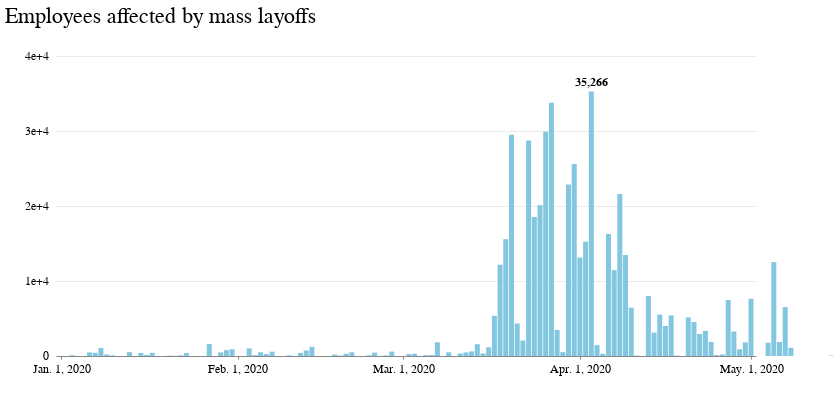

Notebook source saved alongside this figure:
### Code cell
warn_chart = alt.Chart((warngroupday.query("date > '01/01/2020'")))\
    .mark_bar(size=5)\
    .encode(
    x=alt.X('date:T', title=' ', axis=alt.Axis(grid=False, tickCount=6, format='%b. %-d, %Y'),\
            scale=alt.Scale(domain=('2020-01-01', '2020-05-01'))),
    y=alt.Y('employees_effected:Q', title=' ', axis=alt.Axis(gridWidth=.6,\
     gridColor='#dddddd',offset=6,tickSize=0,domainOpacity=0,tickCount=4, format=''),\
           scale=alt.Scale(domain=(0, 40000)))
).properties(width=700, height=300,
     title='Employees affected by mass layoffs'
 )

warn_chart_text_today = (
    alt.Chart((warngroupday.query("employees_effected == employees_effected.max()")))\
    .mark_text(dy=-10, color="#000000", font='Benton Gothic', fontWeight='bolder', fontSize=12)
    .encode(x=alt.X("date:T"), y=alt.Y("employees_effected:Q"), text=alt.Text("employees_effected:Q",format=','))
)

(warn_chart + warn_chart_text_today).configure_view(strokeOpacity=0).configure_legend(
    orient='top',
    symbolType='stroke'
)

### Figure 1 — Vega-Lite specification as saved in the notebook (floating-point values rounded to 4 significant figures)
{"config": {"view": {"width": 800, "height": 450, "strokeOpacity": 0}, "background": "#ffffff", "title": {"anchor": "start", "font": "Benton Gothic Bold, sans", "fontColor": "#000000", "fontSize": 22, "fontWeight": "normal"}, "arc": {"fill": "#82c6df"}, "area": {"fill": "#82c6df"}, "line": {"stroke": "#82c6df", "strokeWidth": 3}, "path": {"stroke": "#82c6df"}, "rect": {"fill": "#82c6df"}, "shape": {"stroke": "#82c6df"}, "bar": {"fill": "#82c6df"}, "point": {"stroke": "#82c6df"}, "symbol": {"fill": "#82c6df", "size": 30}, "axis": {"titleFont": "Benton Gothic Bold, sans", "titleFontSize": 13, "titleFontWeight": "normal", "labelFont": "Benton Gothic, sans", "labelFontSize": 11.5, "labelFontWeight": "normal"}, "axisX": {"labelAngle": 0, "labelPadding": 4, "tickSize": 3}, "axisY": {"labelBaseline": "middle", "maxExtent": 45, "minExtent": 45, "tickSize": 2, "titleAlign": "left", "titleAngle": 0, "titleX": -45, "titleY": -11}, "legend": {"titleFont": "Benton Gothic Bold, sans", "titleFontSize": 13, "titleFontWeight": "normal", "symbolType": "stroke", "labelFont": "Benton Gothic, sans", "labelFontSize": 11.5, "orient": "top"}, "range": {"category": ["#3580b1", "#ec8431", "#ab7fb4", "#c89d29", "#adc839", "#829eb1"], "diverging": ["#e68a4f", "#f4bb6a", "#f9e39c", "#dadfe2", "#a6b7c6", "#849eae"], "heatmap": ["#fbf2c7", "#f9e39c", "#f8d36e", "#f4bb6a", "#e68a4f", "#d15a40", "#ab4232"], "ordinal": ["#fbf2c7", "#f9e39c", "#f8d36e", "#f4bb6a", "#e68a4f", "#d15a40", "#ab4232"], "ramp": ["#fbf2c7", "#f9e39c", "#f8d36e", "#f4bb6a", "#e68a4f", "#d15a40", "#ab4232"]}}, "layer": [{"data": {"name": "data-611ffb82e462dd667200186bd8340ece"}, "mark": {"type": "bar", "size": 5}, "encoding": {"x": {"type": "temporal", "axis": {"format": "%b. %-d, %Y", "grid": false, "tickCount": 6}, "field": "date", "scale": {"domain": ["2020-01-01", "2020-05-01"]}, "title": " "}, "y": {"type": "quantitative", "axis": {"domainOpacity": 0, "format": "", "gridColor": "#dddddd", "gridWidth": 0.6, "offset": 6, "tickCount": 4, "tickSize": 0}, "field": "employees_effected", "scale": {"domain": [0, 40000]}, "title": " "}}, "height": 300, "title": "Employees affected by mass layoffs", "width": 700}, {"data": {"name": "data-bcc75655e104c26b77a034c056a34224"}, "mark": {"type": "text", "color": "#000000", "dy": -10, "font": "Benton Gothic", "fontSize": 12, "fontWeight": "bolder"}, "encoding": {"text": {"type": "quantitative", "field": "employees_effected", "format": ","}, "x": {"type": "temporal", "field": "date"}, "y": {"type": "quantitative", "field": "employees_effected"}}}], "$schema": "https://vega.github.io/schema/vega-lite/v4.0.2.json", "datasets": {"data-611ffb82e462dd667200186bd8340ece": [{"date": "2020-01-03T00:00:00", "employees_effected": 108.0}, {"date": "2020-01-06T00:00:00", "employees_effected": 481.0}, {"date": "2020-01-07T00:00:00", "employees_effected": 425.0}, {"date": "2020-01-08T00:00:00", "employees_effected": 1062.0}, {"date": "2020-01-09T00:00:00", "employees_effected": 193.0}, {"date": "2020-01-10T00:00:00", "employees_effected": 80.0}, {"date": "2020-01-13T00:00:00", "employees_effected": 513.0}, {"date": "2020-01-15T00:00:00", "employees_effected": 411.0}, {"date": "2020-01-16T00:00:00", "employees_effected": 119.0}, {"date": "2020-01-17T00:00:00", "employees_effected": 419.0}, {"date": "2020-01-20T00:00:00", "employees_effected": 50.0}, {"date": "2020-01-21T00:00:00", "employees_effected": 13.0}, {"date": "2020-01-22T00:00:00", "employees_effected": 97.0}, {"date": "2020-01-23T00:00:00", "employees_effected": 393.0}, {"date": "2020-01-27T00:00:00", "employees_effected": 1585.0}, {"date": "2020-01-29T00:00:00", "employees_effected": 482.0}, {"date": "2020-01-30T00:00:00", "employees_effected": 780.0}, {"date": "2020-01-31T00:00:00", "employees_effected": 893.0}, {"date": "2020-02-01T00:00:00", "employees_effected": 0.0}, {"date": "2020-02-03T00:00:00", "employees_effected": 1013.0}, {"date": "2020-02-04T00:00:00", "employees_effected": 114.0}, {"date": "2020-02-05T00:00:00", "employees_effected": 498.0}, {"date": "2020-02-06T00:00:00", "employees_effected": 273.0}, {"date": "2020-02-07T00:00:00", "employees_effected": 572.0}, {"date": "2020-02-10T00:00:00", "employees_effected": 92.0}, {"date": "2020-02-12T00:00:00", "employees_effected": 418.0}, {"date": "2020-02-13T00:00:00", "employees_effected": 738.0}, {"date": "2020-02-14T00:00:00", "employees_effected": 1217.0}, {"date": "2020-02-18T00:00:00", "employees_effected": 195.0}, {"date": "2020-02-19T00:00:00", "employees_effected": 60.0}, {"date": "2020-02-20T00:00:00", "employees_effected": 297.0}, {"date": "2020-02-21T00:00:00", "employees_effected": 497.0}, {"date": "2020-02-24T00:00:00", "employees_effected": 93.0}, {"date": "2020-02-25T00:00:00", "employees_effected": 453.0}, {"date": "2020-02-26T00:00:00", "employees_effected": 9.0}, {"date": "2020-02-27T00:00:00", "employees_effected": 71.0}, {"date": "2020-02-28T00:00:00", "employees_effected": 587.0}, {"date": "2020-03-01T00:00:00", "employees_effected": 0.0}, {"date": "2020-03-02T00:00:00", "employees_effected": 256.0}, {"date": "2020-03-03T00:00:00", "employees_effected": 303.0}, {"date": "2020-03-05T00:00:00", "employees_effected": 135.0}, {"date": "2020-03-06T00:00:00", "employees_effected": 128.0}, {"date": "2020-03-07T00:00:00", "employees_effected": 1831.0}, {"date": "2020-03-09T00:00:00", "employees_effected": 492.0}, {"date": "2020-03-11T00:00:00", "employees_effected": 329.0}, {"date": "2020-03-12T00:00:00", "employees_effected": 473.0}, {"date": "2020-03-13T00:00:00", "employees_effected": 608.0}, {"date": "2020-03-14T00:00:00", "employees_effected": 1570.0}, {"date": "2020-03-15T00:00:00", "employees_effected": 340.0}, {"date": "2020-03-16T00:00:00", "employees_effected": 1168.0}, {"date": "2020-03-17T00:00:00", "employees_effected": 5356.0}, {"date": "2020-03-18T00:00:00", "employees_effected": 12180.0}, {"date": "2020-03-19T00:00:00", "employees_effected": 15570.0}, {"date": "2020-03-20T00:00:00", "employees_effected": 29510.0}, {"date": "2020-03-21T00:00:00", "employees_effected": 4339.0}, {"date": "2020-03-22T00:00:00", "employees_effected": 2058.0}, {"date": "2020-03-23T00:00:00", "employees_effected": 28720.0}, {"date": "2020-03-24T00:00:00", "employees_effected": 18530.0}, {"date": "2020-03-25T00:00:00", "employees_effected": 20120.0}, {"date": "2020-03-26T00:00:00", "employees_effected": 29910.0}, {"date": "2020-03-27T00:00:00", "employees_effected": 33750.0}, {"date": "2020-03-28T00:00:00", "employees_effected": 3486.0}, {"date": "2020-03-29T00:00:00", "employees_effected": 511.0}, {"date": "2020-03-30T00:00:00", "employees_effected": 22880.0}, {"date": "2020-03-31T00:00:00", "employees_effected": 25600.0}, {"date": "2020-04-01T00:00:00", "employees_effected": 13140.0}, {"date": "2020-04-02T00:00:00", "employees_effected": 15240.0}, {"date": "2020-04-03T00:00:00", "employees_effected": 35270.0}, {"date": "2020-04-04T00:00:00", "employees_effected": 1454.0}, {"date": "2020-04-05T00:00:00", "employees_effected": 294.0}, {"date": "2020-04-06T00:00:00", "employees_effected": 16260.0}, {"date": "2020-04-07T00:00:00", "employees_effected": 11450.0}, {"date": "2020-04-08T00:00:00", "employees_effected": 21600.0}, {"date": "2020-04-09T00:00:00", "employees_effected": 13470.0}, {"date": "2020-04-10T00:00:00", "employees_effected": 6443.0}, {"date": "2020-04-11T00:00:00", "employees_effected": 56.0}, {"date": "2020-04-13T00:00:00", "employees_effected": 8004.0}, {"date": "2020-04-14T00:00:00", "employees_effected": 3121.0}, {"date": "2020-04-15T00:00:00", "employees_effected": 5519.0}, {"date": "2020-04-16T00:00:00", "employees_effected": 4000.0}, {"date": "2020-04-17T00:00:00", "employees_effected": 5410.0}, {"date": "2020-04-18T00:00:00", "employees_effected": 54.0}, {"date": "2020-04-20T00:00:00", "employees_effected": 5140.0}, {"date": "2020-04-21T00:00:00", "employees_effected": 4549.0}, {"date": "2020-04-22T00:00:00", "employees_effected": 2933.0}, {"date": "2020-04-23T00:00:00", "employees_effected": 3354.0}, {"date": "2020-04-24T00:00:00", "employees_effected": 1877.0}, {"date": "2020-04-25T00:00:00", "employees_effected": 109.0}, {"date": "2020-04-26T00:00:00", "employees_effected": 199.0}, {"date": "2020-04-27T00:00:00", "employees_effected": 7466.0}, {"date": "2020-04-28T00:00:00", "employees_effected": 3264.0}, {"date": "2020-04-29T00:00:00", "employees_effected": 893.0}, {"date": "2020-04-30T00:00:00", "employees_effected": 1823.0}, {"date": "2020-05-01T00:00:00", "employees_effected": 7629.0}, {"date": "2020-05-04T00:00:00", "employees_effected": 1772.0}, {"date": "2020-05-05T00:00:00", "employees_effected": 12510.0}, {"date": "2020-05-06T00:00:00", "employees_effected": 1868.0}, {"date": "2020-05-07T00:00:00", "employees_effected": 6517.0}, {"date": "2020-05-08T00:00:00", "employees_effected": 1094.0}, {"date": "2020-05-15T00:00:00", "employees_effected": 60.0}], "data-bcc75655e104c26b77a034c056a34224": [{"date": "2020-04-03T00:00:00", "employees_effected": 35270.0}]}}
